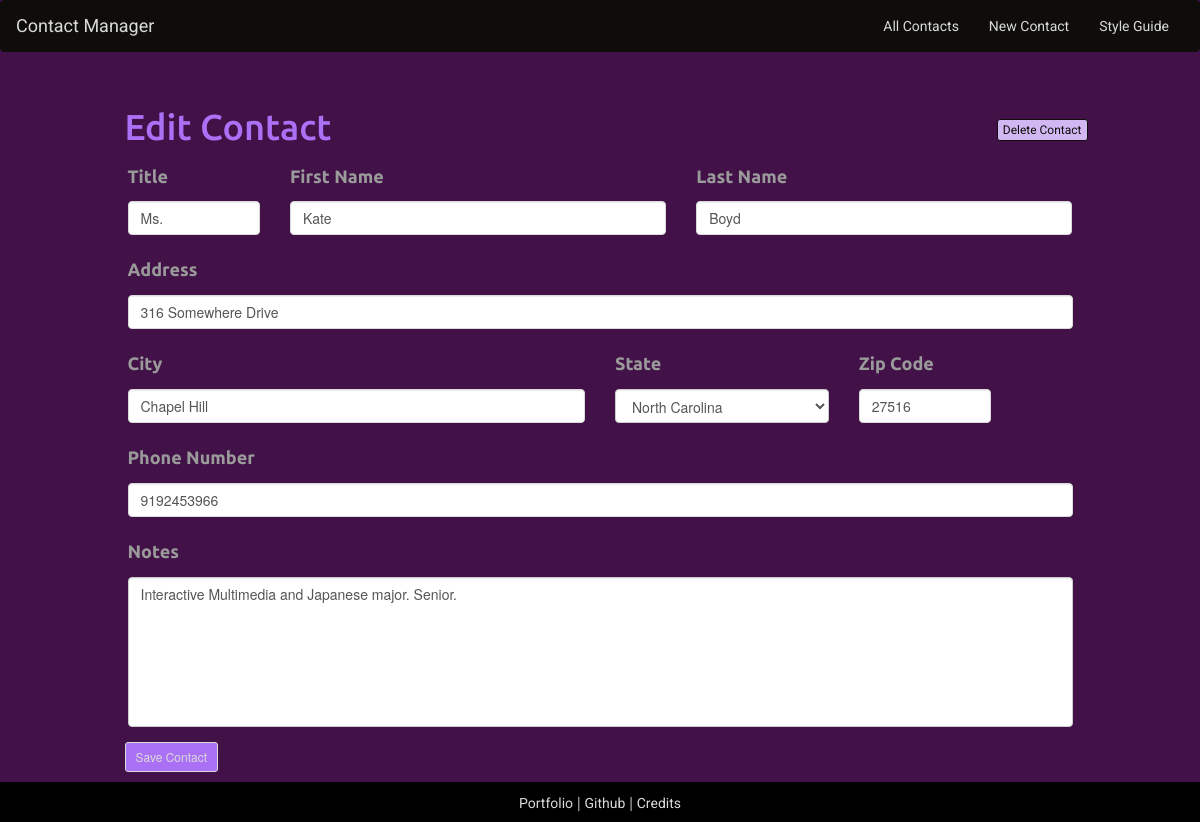
/edit.php?id=5, run on the app's committed database.
### tables this page shows
CREATE TABLE IF NOT EXISTS `contacts` (
  `id` int(11) NOT NULL,
  `first_name` varchar(200) NOT NULL,
  `last_name` varchar(200) NOT NULL,
  `title` varchar(200) NOT NULL,
  `address` varchar(200) NOT NULL,
  `city` varchar(200) NOT NULL,
  `state` varchar(200) NOT NULL,
  `zipcode` varchar(200) NOT NULL,
  `phone` varchar(200) NOT NULL,
  `notes` text NOT NULL
);

### edit.php (the view, shortened to what this page needs)
<?php
  include 'header.php';
  $id = $_GET['id'];
  $stmt = $db->prepare('SELECT * from contacts WHERE id = :id LIMIT 1');
  $stmt->bindParam(':id', $id);
  $stmt->execute();
  $contact = $stmt->fetch(PDO::FETCH_ASSOC);
 ?>
<div class="row">
  <a href="javascript:deleteContact('/delete.php?id=<?= $contact['id']; ?>')" class="btn btn-xs pull-right btn-delete">Delete Contact</a>
<h1>
    <div class="page-btn">
    Edit Contact
  </div>
</h1>
<form method="POST" action="/update.php">
  <div class="form-group col-lg-2 col-md-2 col-sm-2 col-xs-12">
    <label for="contact_title"><h4>Title</h4></label>
    <input class="form-control" type="text" name="title" id="contact_title" value="<?= $contact['title']; ?>" />
  </div>
  <div class="form-group col-lg-5 col-md-5 col-sm-5 col-xs-12">
    <label for="contact_first_name"><h4>First Name</h4></label>
    <input class="form-control" type="text" name="first_name" id="contact_first_name" value="<?= $contact['first_name']; ?>" />
  </div>
  <div class="form-group col-lg-5 col-md-5 col-sm-5 col-xs-12">
    <label for="contact_last_name"><h4>Last Name</h4></label>
    <input class="form-control" type="text" name="last_name" id="contact_last_name" value="<?= $contact['last_name']; ?>" />
  </div>
  <div class="form-group col-lg-12 col-md-12">
    <label for="contact_address"><h4>Address</h4></label>
    <input class="form-control" type="text" name="address" id="contact_address" value="<?= $contact['address']; ?>" />
  </div>
  <div class="form-group col-lg-6 col-md-6">
    <label for="contact_city"><h4>City</h4></label>
    <input class="form-control" type="text" name="city" id="contact_city" value="<?= $contact['city']; ?>" />
  </div>
  <div class="form-group col-lg-3 col-md-3">
    <label for="contact_state"><h4>State</h4></label>
    <select name="state" id="contact_state" value="<?= $contact['state']; ?>" class="form-control">
       <option value="NC"<?= ($contact['state'] == 'NC') ? ' selected' : '' ?>>North Carolina</option>
    </select>
  </div>
  <div class="form-group col-lg-2 col-md-2">
    <label for="contact_zipcode"><h4>Zip Code</h4></label>
    <input class="form-control" type="text" name="zipcode" id="contact_zipcode" value="<?= $contact['zipcode']; ?>" />
  </div>
  <div class="form-group col-lg-12 col-md-12">
    <label for="contact_phone"><h4>Phone Number</h4></label>
    <input class="form-control" type="text" name="phone" id="contact_phone" value="<?= $contact['phone']; ?>" />
  </div>
  <div class="form-group col-lg-12 col-md-12">
    <label for="contact_notes"><h4>Notes</h4></label>
    <textarea class="form-control" name="notes" id="contact_notes"><?=$contact['notes'];?></textarea>
  </div>
  <button class="btn btn-sm page-btn">Save Contact</button>
</form>
<?php include 'footer.php'; ?>

### css/style.css (style rules this page uses)
body { background: #411147; margin-bottom: 50px; }
a { font-family: 'Roboto', sans-serif !important; color: #dadada; }
h1, h2, h3, h4, h5, th { font-family: 'Ubuntu', sans-serif !important; }
textarea.form-control { resize: none; height: 150px; }
.btn-delete { margin-top: 32px; }
.page-btn { margin-left: 12px; }
h1 { color: #AA70F5; }
h4 { color: #9A9A9A; font-weight: bold; }
.btn-sm { background-color: #AA70F5; border-color: #dadada; color: #dadada; }
.btn-lg, .btn-xs { background-color: #D2B8F3; border-color: #0e0d0a; color: #0e0d0a; }
input[type=text] { border: 1px solid #dadada; }
select { border: 1px solid #dadada; }

### data on the page
contacts: title "Ms.", first_name "Kate", last_name "Boyd", address "316 Somewhere Drive", city "Chapel Hill", state "North Carolina", zipcode "27516", phone "9192453966", notes "Interactive Multimedia and Japanese major. Senior."
